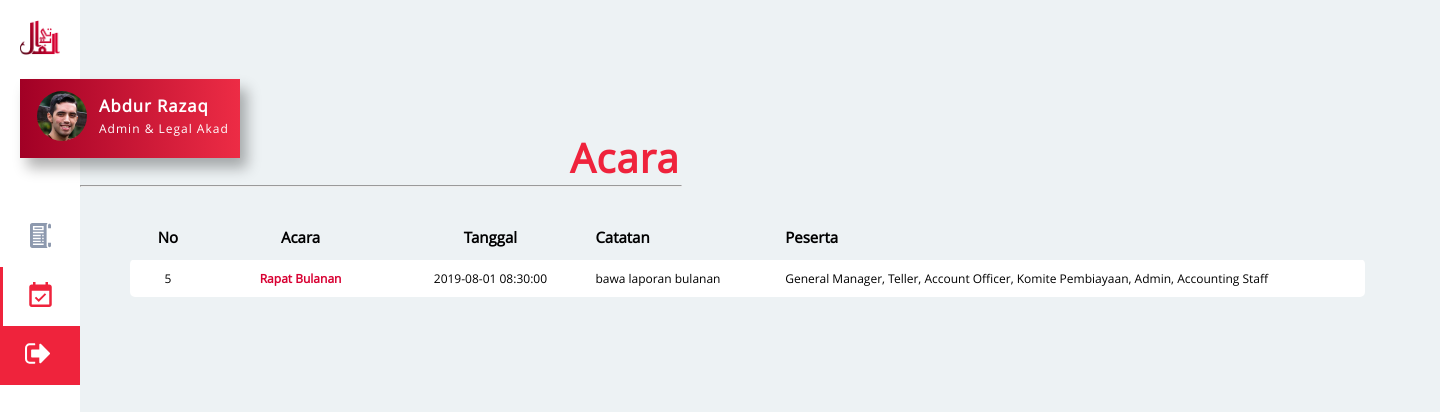
Screenshot of /includes/admin-page2.php (signed in) with the database file from the repository.
### tables this page shows
CREATE TABLE `karyawan` (
  `no_k` int(11) NOT NULL,
  `nama_k` varchar(255) NOT NULL,
  `email_k` varchar(255) NOT NULL,
  `pass_k` varchar(255) NOT NULL,
  `jk_k` varchar(50) NOT NULL,
  `jabatan_k` varchar(100) NOT NULL,
  `tgl_k` timestamp NOT NULL DEFAULT CURRENT_TIMESTAMP ON UPDATE CURRENT_TIMESTAMP,
  `nik_k` varchar(16) NOT NULL,
  `npwp_k` varchar(16) NOT NULL,
  `kk_k` varchar(16) NOT NULL,
  `hp_k` varchar(20) NOT NULL,
  `status_k` varchar(100) NOT NULL,
  `foto_k` varchar(300) NOT NULL
);

CREATE TABLE `acara` (
  `no_acara` int(11) NOT NULL,
  `tgl_buat` timestamp NOT NULL DEFAULT CURRENT_TIMESTAMP ON UPDATE CURRENT_TIMESTAMP,
  `headline` varchar(100) NOT NULL,
  `tgl` datetime NOT NULL,
  `catatan` varchar(200) NOT NULL,
  `peserta` varchar(200) NOT NULL
);

### includes/auth/user_auth.php (called while the page is built)
<?php
function get_data_karyawan($no_k) {
	$con = new mysqli("localhost", "root", "", "bmt");
	$sql = $con->query("select * from karyawan where no_k='$no_k'");
	$data = $sql->fetch_array(MYSQLI_ASSOC);
	if(!empty($data)) {
		return $data;
	}
	return NULL;
}
?>

### includes/admin-page2.php (the view, shortened to what this page needs)
<?php
	require_once('auth/user_auth.php');
	$no_k = $_SESSION['admin'];
	$data_karyawan = get_data_karyawan($no_k);
?>
<!DOCTYPE html>
<html>
<head>
	<link rel="stylesheet" type="text/css" href="admin.css?v=<?php echo time(); ?>">
	<link rel="stylesheet" type="text/css" href="aos.css">
</head>
</head>
<body>
	<nav>
		<ul class="navbar-left">
			<li>
				<a href="#" class="logo"><img src="../src/img/logo-merah.png"></a>
			</li>
			<li>
				<div class="profile-box">
					<table>
					  <tr>
					    <td><img src="<?="foto_karyawan/".$data_karyawan['foto_k'];?>"></td>
					    <td class="nama"><h5><?=$data_karyawan['nama_k'];?></h5><p class="jabatan">Admin & Legal Akad</p></td>
					  </tr>
					</table>
				</div>
			</li>
			<div class="main-menu">
				<li class="menu menu1">
					<a href="admin-page1.php" class="active"><img src="../src/img/menu-icon/receipt-grey.svg"></a>
				</li>
				<li class="menu-active">
					<a href="admin-page2.php" class="passive"><img src="../src/img/menu-icon/event-red.svg"></a>
				</li>
				<li class="keluar">
					<a href="logout.php" class="passive"><img src="../src/img/menu-icon/keluar-white.svg"></a>
				</li>
			</div>
		</ul>
	</nav>
	<main>
		<section class="section1 acara">
			<div data-aos="fade-right"><p>Acara</p></div>
			<hr>
		</section>
		<section class="section2 acara-table-section">
		<?php
			$mysqli = new mysqli('localhost','root','','bmt') or die(mysqli_error($mysqli));
			$result = $mysqli->query("SELECT * FROM acara WHERE peserta LIKE '%Admin%'") or die($mysqli->error);
		?>
			<table class="table acara-table">
				<tr class="acara-head">
					<th class="no-acara">No</th>
					<th class="headline-acara"><span>Acara</span></th>
					<th class="tgl-acara">Tanggal</th>
					<th class="catatan-acara">Catatan</th>
					<th class="peserta-acara">Peserta</th>
				</tr>
				<?php
					while ($row = $result ->fetch_assoc()):
				?>
				<tr class="acara-record">
					<td class="no-acara-record"><?php echo $row['no_acara']; ?></td>
					<td class="headline-acara-record"><?php echo $row['headline']; ?></td>
					<td class="tgl-acara-record"><?php echo $row['tgl']; ?></td>
					<td class="catatan-acara-record"><?php echo $row['catatan']; ?></td>
					<td class="peserta-acara-record"><?php echo $row['peserta']; ?></td>
				</tr>
				<?php endwhile; ?>
			</table>
		</section>
	</main>
</body>
</html>

### includes/admin.css (style rules this page uses)
* { margin: 0; padding: 0; }
html { background-color: #EDF2F4; }
nav { position: fixed; top: 0; left: 0; width: 80px; height: 100%; background-color: #fff; display: flex; flex-direction: column; padding-top: 20px; }
.logo img { width: 40px; margin-left: 20px; }
.profile-box { margin-top: 20px; margin-left: 20px; width: 220px; letter-spacing: 1px; font-size: 20px; background-color: rgb(161,0,37); background: linear-gradient(90deg, rgba(161,0,37,1) 0%, rgba(237,44,69,1) 100%); padding-top: 5px; padding-bottom: 10px; -webkit-box-shadow: 7px 10px 13px 0px rgba(0,0,0,0.3); -moz-box-shadow: 7px 10px 13px 0px rgba(0,0,0,0.3); box-shadow: 7px 10px 13px 0px rgba(0,0,0,0.3); }
.profile-box img { width: 50px; border-radius: 50%; margin-top: 5px; }
.profile-box table td { padding-left: 5px; padding-right: 5px; }
.profile-box table { margin-left: 10px; }
.nama { vertical-align: middle; }
.nama h5 { font-family: "Open Sans"; font-weight: bold; color: #fff; }
.jabatan { color: #fff; font-family: "Open Sans"; font-size: 9pt; letter-spacing: 1px; margin-top: 3px; }
.main-menu { margin-top: 50px; }
.main-menu img { width: 25px; margin-left: 25px; }
.menu-active { padding-top: 15px; padding-bottom: 15px; border-left: 3px solid #EF233C; }
.keluar { background: #EF233C; padding-top: 15px; padding-bottom: 15px; }
.menu { padding-top: 15px; padding-bottom: 15px; border-left: 3px solid #fff; }
main { margin-left: 80px; }
.section1 { width: 100%; padding-top: 130px; }
.section1 hr { width: 600px; color: #EDF2F4; }
.acara p { font-family:"Open sans"; font-weight: bold; color: #EF233C; margin-left:490px; letter-spacing: 1px; font-size: 40px; }
.acara-table-section { width: 1300px; padding-left: 50px; padding-top: 30px; }
.acara-table { border-collapse: collapse; width: 95%; table-layout: fixed; font-family: "Open sans"; }
.acara-record { background-color: #ffffff; font-size: 12px; border-top: 3px solid #EDF2F4; }
.acara-head { font-size: 15px; }
.acara-head th { padding: 10px }
.acara-record td { padding: 10px; }
.no-acara { width: 5%; text-align: center; }
.no-acara-record { width: 5%; text-align: center; border-bottom-left-radius: 5px; border-top-left-radius: 5px; }
.headline-acara { width: 15%; text-align: center; }
.headline-acara-record { width: 15%; text-align: center; font-weight: bold; color: #D80032; }
.tgl-acara { width: 15%; text-align: center; }
.tgl-acara-record { width: 15%; text-align: center; }
.catatan-acara { width: 15%; text-align: left; }
.catatan-acara-record { width: 15%; text-align: left; }
.peserta-acara { width: 50%; text-align: left; }
.peserta-acara-record { width: 50%; text-align: left; border-bottom-right-radius: 5px; border-top-right-radius: 5px; }

### rows the page displays
karyawan: foto_k (picture), nama_k "Abdur Razaq"
acara: no_acara "5", headline "Rapat Bulanan", tgl "2019-08-01 08:30:00", catatan "bawa laporan bulanan", peserta "General Manager, Teller, Account Officer, Komite Pembiayaan, Admin, Accounting Staff"
